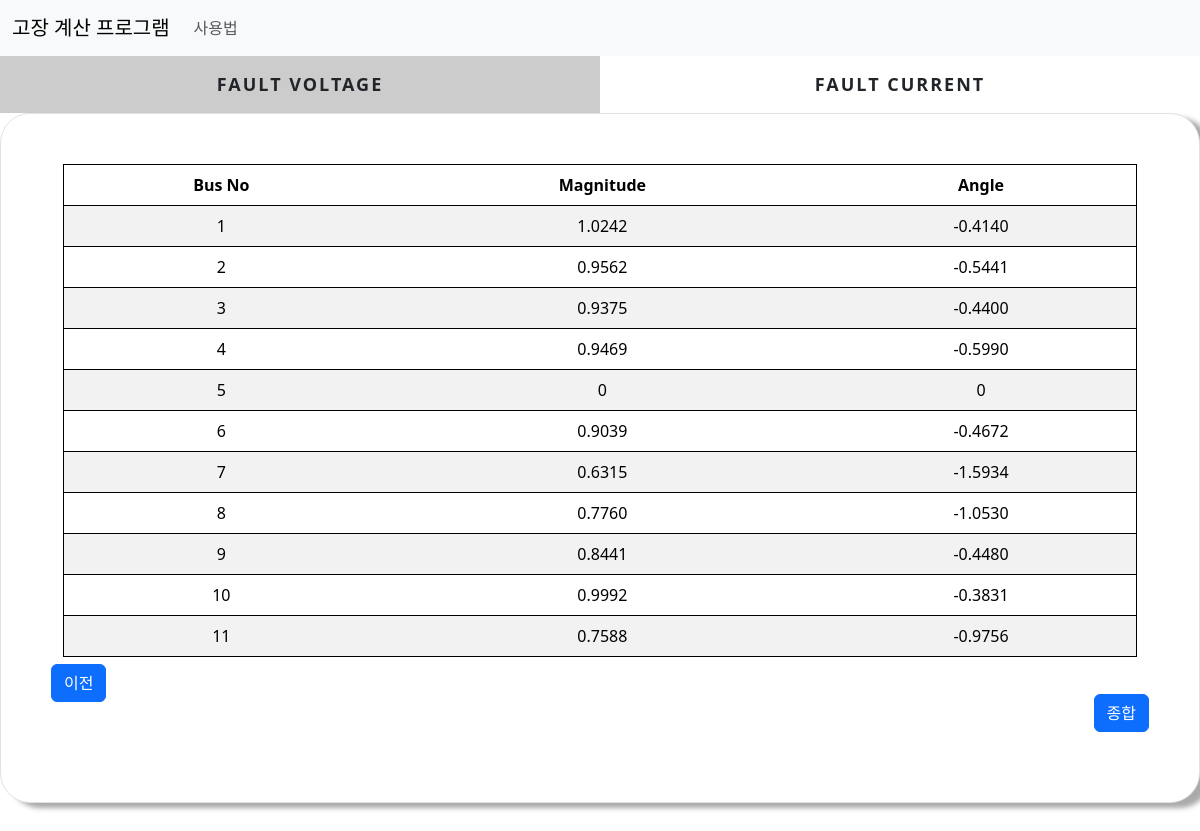
Screenshot of /phase/ with the database file from the repository.
### cal/models.py (models this page shows)
class ThreeFaultV(models.Model):
    Bus_No = models.SmallIntegerField()
    Voltage_Mag = models.FloatField()
    Voltage_Deg = models.FloatField()

### cal/views.py (the view)
# urls.py: path('phase/',views.phase,name='phase'),
def phase(request):
    faultcon = FaultCondition.objects.get(to_find=True)
    threefaultv=ThreeFaultV.objects.all()
    threefaulti=ThreeFaultI.objects.all()
    otherfaultv=OtherFaultV.objects.all()
    otherfaulti=OtherFaultI.objects.all()
    context={'threefaultv':threefaultv,'threefaulti':threefaulti,'otherfaultv':otherfaultv,'otherfaulti':otherfaulti,'faultcon':faultcon}
    return render(request, 'cal/phase.html',context=context)

### cal/templates/cal/phase.html (shortened to what this page needs)
{% extends './base.html'%}
{% load static %}
{% block content %}
{% if faultcon.fault_type == 0 %}
<div class="main">
  <div class="tab zero">
    <label for="tab-1">Fault Voltage</label>
    <label for="tab-2">Fault Current</label>
  </div>
  <div class="content">
    <div class="content-dis">
      <div class="border">
        <div class="container  fault">
          <table class="table table-striped">
            <thead>
              <tr>
                <td>Bus No</td>
                <td>Magnitude</td>
                <td>Angle</td>
              </tr>
            </thead>
            <tbody>
              {% for threefaultv in threefaultv %}
              <tr>
                <td>{{threefaultv.Bus_No}}</td>
                <td>{{threefaultv.Voltage_Mag|floatformat:-4}}</td>
                <td>{{threefaultv.Voltage_Deg|floatformat:-4}}</td>
              </tr>
              {% endfor %}
            </tbody>
          </table>
        </div>
        <a class="btn btn-primary" href="{% url 'zbus' %}">이전</a>
        <a class="btn btn-primary next" href="{% url 'result' %}">종합</a>
      </div>
    </div>
  </div>
</div>
{% endif %}
{% endblock content %}

### cal/static/cal/css/base.css (style rules this page uses)
html { font-family: "Noto Sans KR", sans-serif; font-size: 16px; font-weight: 400; }
* { box-sizing: border-box; }
.border, .condition { background-color:#ffffff; padding: 50px; padding-bottom:100px; border: 1px solid #000000; border-radius:30px; margin-bottom:30px; box-shadow: 10px 5px 5px #aaaaaa; }
label { display:block; }
#tab-1:checked ~ .tab label:nth-child(1), #tab-2:checked ~ .tab label:nth-child(2), #tab-3:checked ~ .tab label:nth-child(3), #tab-4:checked ~ .tab label:nth-child(4), #tab-5:checked ~ .tab label:nth-child(5), #tab-6:checked ~ .tab label:nth-child(6), #tab-7:checked ~ .tab label:nth-child(7), #tab-8:checked ~ .tab label:nth-child(8), #tab-9:checked ~ .tab label:nth-child(9), #tab-10:checked ~ .tab label:nth-child(10), #tab-11:checked ~ .tab label:nth-child(11), #tab-12:checked ~ .tab label:nth-child(12), #tab-13:checked ~ .tab label:nth-child(13), #tab-14:checked ~ .tab label:nth-child(14) { background-color: rgba(0, 0, 0, 0.2); box-shadow: none; }
.content > div { display: none; }
#tab-1:checked ~ .content div:nth-child(1), #tab-2:checked ~ .content div:nth-child(2), #tab-3:checked ~ .content div:nth-child(3), #tab-4:checked ~ .content div:nth-child(4), #tab-5:checked ~ .content div:nth-child(5), #tab-6:checked ~ .content div:nth-child(6), #tab-7:checked ~ .content div:nth-child(7), #tab-8:checked ~ .content div:nth-child(8), #tab-9:checked ~ .content div:nth-child(9), #tab-10:checked ~ .content div:nth-child(10), #tab-11:checked ~ .content div:nth-child(11), #tab-12:checked ~ .content div:nth-child(12), #tab-13:checked ~ .content div:nth-child(13), #tab-14:checked ~ .content div:nth-child(14) { display:block; position:relative; }
.main { margin: 0 auto; max-width: 100%; }
.tab { overflow: hidden; }
.tab label { font-size: 18px; cursor: pointer; float: left; width: 50%; text-align: center; padding: 15px 0; text-transform: uppercase; font-weight: bold; letter-spacing: 2px; user-select: none; -webkit-user-select: none; }
.content { min-height: 250px; }
.fault { overflow:auto; height:500px; }
.table { border: 1px solid black; text-align: center; }
thead { font-weight: 700; }
.next { position:absolute; right:50px; bottom:70px; }

### rows the page displays
ThreeFaultV: Bus_No "1", Voltage_Mag "1.0242", Voltage_Deg "-0.4140"
ThreeFaultV: Bus_No "2", Voltage_Mag "0.9562", Voltage_Deg "-0.5441"
ThreeFaultV: Bus_No "3", Voltage_Mag "0.9375", Voltage_Deg "-0.4400"
ThreeFaultV: Bus_No "4", Voltage_Mag "0.9469", Voltage_Deg "-0.5990"
ThreeFaultV: Bus_No "5", Voltage_Mag "0", Voltage_Deg "0"
ThreeFaultV: Bus_No "6", Voltage_Mag "0.9039", Voltage_Deg "-0.4672"
ThreeFaultV: Bus_No "7", Voltage_Mag "0.6315", Voltage_Deg "-1.5934"
ThreeFaultV: Bus_No "8", Voltage_Mag "0.7760", Voltage_Deg "-1.0530"
ThreeFaultV: Bus_No "9", Voltage_Mag "0.8441", Voltage_Deg "-0.4480"
ThreeFaultV: Bus_No "10", Voltage_Mag "0.9992", Voltage_Deg "-0.3831"
ThreeFaultV: Bus_No "11", Voltage_Mag "0.7588", Voltage_Deg "-0.9756"
